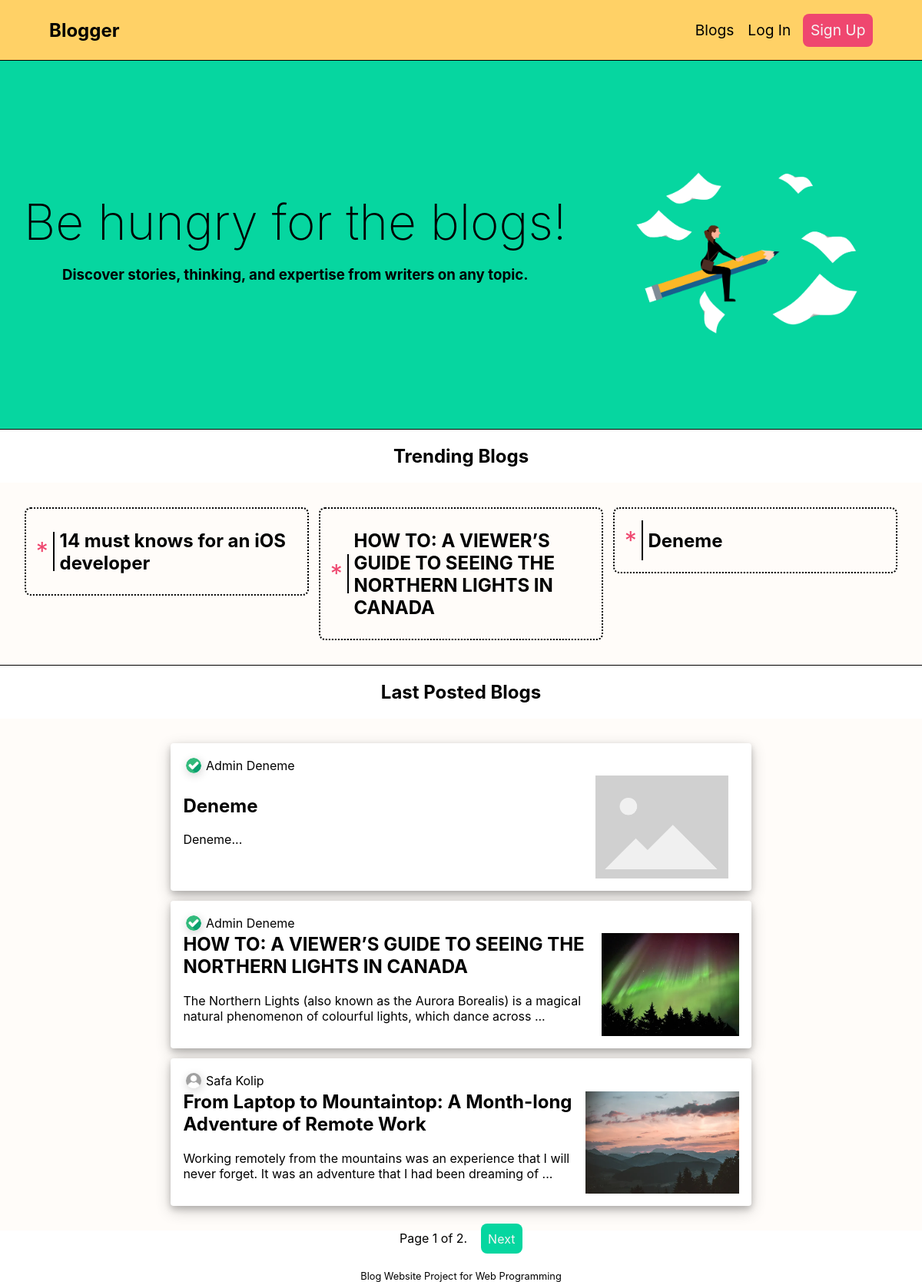
Before: / with the older database file.
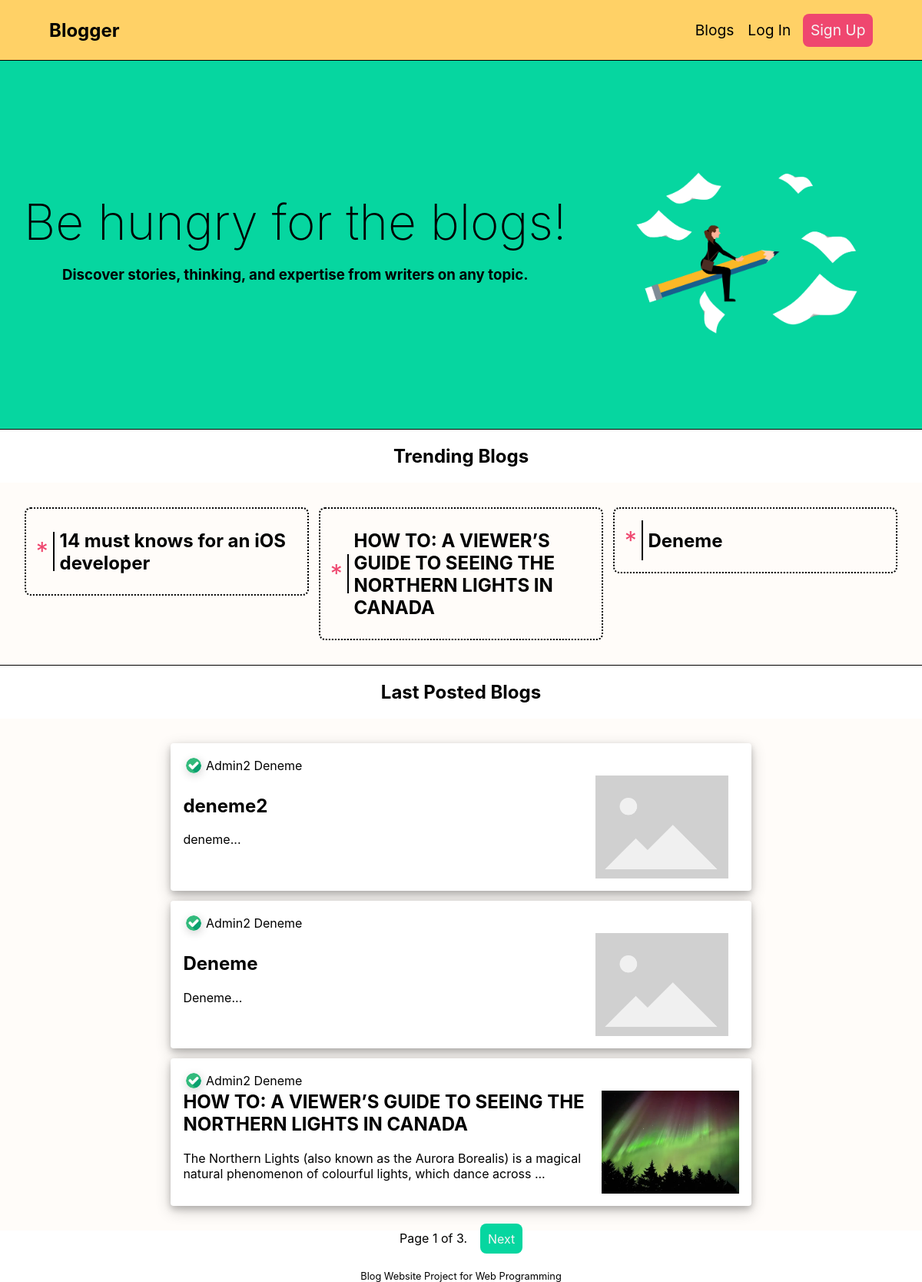
After: the same page with the newer database file.
### blog/models.py (models this page shows, shortened)
class Post(models.Model):
    class Status(models.TextChoices):
        DRAFT = 'DF', 'Draft'
        PUBLISHED = 'PB', 'Published'
    title = models.CharField(max_length=250)
    photo = models.ImageField(upload_to='blog_photos/%Y/%m/%d/',
                              blank=True)
    slug = models.SlugField(max_length=250,null=True,unique=True)
    author = models.ForeignKey(User,
                               on_delete=models.CASCADE,
                               blank=False
                               )
    body = models.TextField()
    publish = models.DateTimeField(default=timezone.now)
    created = models.DateTimeField(auto_now_add=True)
    updated = models.DateTimeField(auto_now=True)
    status = models.CharField(
        max_length=2, choices=Status.choices, default=Status.DRAFT)
    likes = models.ManyToManyField(User, blank=True, related_name="blog_posts")
    class Meta:
        ordering = ['-publish']
        indexes = [
            models.Index(fields=['-publish']),
        ]
    def get_absolute_url(self):
        return reverse("post_detail", kwargs={"slug": self.slug})

### user/models.py (models this page shows, shortened)
class Profile(models.Model):
    user = models.OneToOneField(settings.AUTH_USER_MODEL,
                                on_delete=models.CASCADE)
    about_me = models.CharField(max_length=256,default='Hi, I am using Blogger.')
    date_of_birth = models.DateField(blank=True, null=True)
    photo = models.ImageField(upload_to='users/%Y/%m/%d/',
                              blank=True)

### blog/views.py (the view)
# urls.py: path('', views.main, name='main'),
def main(request):
    trendingPosts = Post.objects.values('title', 'slug').annotate(
        likecount=Count('likes')).order_by('-likecount')[:3]
    posts = Post.objects.filter(status='PB')
    template = loader.get_template('main.html')
    page_num = request.GET.get('page', 1)
    paginator = Paginator(posts , 3)
    try:
        page_obj = paginator.page(page_num)
    except PageNotAnInteger:
        page_obj = paginator.page(1)
    except EmptyPage:
        page_obj = paginator.page(paginator.num_pages)
    context = {
        'page_obj': page_obj,
        'trendingPosts': trendingPosts,
    }
    return HttpResponse(template.render(context, request))

### blog/templates/main.html (shortened to what this page needs)
{% extends 'master.html' %} {% load static %} {% block head %}
<link rel="stylesheet" href="{% static 'main.css' %}" />
<link rel="stylesheet" href="{% static 'blog_box.css' %}" />
{% endblock %} {% block content %}
<section class="border-bt" id="hero">
  <div>
    <h2>Be hungry for the blogs!</h2>
    <h3>
      Discover stories, thinking, and expertise from writers on any topic.
    </h3>
  </div>
  <div style="position: relative">
    <img src="{% static 'home_img.png' %}" alt="" />
  </div>
</section>
<h2 style="text-align: center">Trending Blogs</h2>
<section class="border-bt" id="trendings">
    {% for x in trendingPosts %}
      <a href="blog/{{ x.slug }}">
        <div>
          <span>*</span>
          <h2>{{x.title}}</h2>
        </div>
      </a>
    {% endfor %}
</section>
<h2 style="text-align: center">Last Posted Blogs</h2>
<section id="last-posted">
  {% for x in page_obj %}
    {% include 'blog_box.html' with post=x %}
  {% endfor %}
</section>
<center>
  <span>
    <span>
      Page {{ page_obj.number }} of {{ page_obj.paginator.num_pages }}.
    </span>
    {% if page_obj.has_next %}
      <a class="paginate" href="?page={{ page_obj.next_page_number }}#last-posted">Next</a>
    {% endif %}
  </span>
</center>
<footer><span>Blog Website Project for Web Programming</span></footer>
{% endblock %}

### blog/templates/master.html (shortened to what this page needs)
{% load static %}
<!DOCTYPE html>
<html>
  <head>
    <link rel="stylesheet" href="{% static 'color.css' %}" />
    <link rel="stylesheet" href="{% static 'navbar.css' %}" />
    {% block head %}{% endblock %}
  </head>
  <body>
    {% include 'navbar.html' %}
    {% block content %} {% endblock %}
  </body>
</html>

### blog/templates/navbar.html
<nav id="navbar">
  <a href="/"><h1>Blogger</h1></a>
  <div id="link-container">
    {% if user.is_authenticated %}
      <a href="{% url 'profile' %}"><span style="font-size: 1.4rem;">Hi {{ user.first_name }}!</span></a>
      <a href="{% url 'blog_create' %}">Write Blog</a>
      <a href="{% url 'blog_list' %}">Blogs</a>
      <a id="signup" href="/accounts/logout/">Log Out</a>
    {% else %}
      <a href="{% url 'blog_list' %}">Blogs</a>
      <a href="/accounts/login/">Log In</a>
      <a id="signup" href="/accounts/signup/">Sign Up</a>
    {% endif %}
  </div>
</nav>

### blog/templates/blog_box.html
{% load static %}
<div class="blog-box">
  <div class="blog-box-h">
    <a href="{% url 'profile-username' username=post.author.username %}">
    {% if post.author.profile.photo %}
      <img src="{{post.author.profile.photo.url }}" alt="Blog Photo" />
    {% else %}
      <img src="{% static 'avatar.jpg' %}" alt="Blog Photo" />
    {% endif %}
    </a>
    <span>{{ post.author.first_name}} {{ post.author.last_name }}</span>
  </div>
  <a href="{{ post.get_absolute_url }}">
  <div class="blog-box-b">
    <div>
      <h2>{{ post.title }}</h2>
      <p>{{ post.body|slice:":128" }}...</p>
    </div>
    {% if post.photo %}
      <img src="{{post.photo.url}}" alt="Blog Photo" />
    {% else %}
      <img src="{% static 'placeholder.png' %}" alt="Blog Photo" />
    {% endif %}
  </div>
</a>
</div>

### blog/static/color.css (style rules this page uses)
*:root { --sunglow: #ffd166; --pink: #ef476f; --emerald: #06d6a0; --bg-primary: #fffcf9; }

### blog/static/navbar.css (style rules this page uses)
#navbar { display: flex; justify-content: space-between; align-items: center; padding: 0.3rem; padding-left: 4rem; padding-right: 4rem; background-color: var(--sunglow); position: -webkit-sticky; position: sticky; top: 0; z-index: 9; border-bottom: 1px solid black; }
#navbar a { text-decoration: none; color: black; }
#link-container { display: flex; flex-direction: row; align-items: center; justify-content: center; gap: 1rem; }
#link-container a { text-decoration: none; color: black; font-size: 1.2rem !important; }
#link-container a:not(:last-child) { padding-left: 2px; }
#signup { color: whitesmoke !important; background-color: var(--pink); padding: 0.6rem; border-radius: 8px; }

### blog/static/main.css (style rules this page uses)
* { box-sizing: border-box; font-family: -apple-system, BlinkMacSystemFont, "Segoe UI", Roboto, "Helvetica Neue", Arial, "Noto Sans", "Liberation Sans", sans-serif, "Apple Color Emoji", "Segoe UI Emoji", "Segoe UI Symbol", "Noto Color Emoji"; }
body { margin: 0; padding: 0; width: 100%; height: 100%; }
.border-bt { border-bottom: 1px solid black; }
#hero { position: relative; min-height: 60vh; background-color: var(--emerald); overflow: hidden; display: flex; justify-content: space-evenly; padding: 0.2rem; }
#hero div { display: flex; flex-direction: column; align-items: center; justify-content: center; }
#trendings > a { text-decoration: none; color: black; }
#hero h2 { font-size: 4rem; font-weight: 200; margin: 0; }
#hero img { position: relative; margin-left: auto; margin-right: auto; display: block; max-height: 18rem; animation: bounce 2s linear 0s infinite; }
#trendings { min-height: 20vh; background-color: var(--bg-primary); overflow: hidden; display: grid; padding: 2rem; gap: 0.8rem; grid-template-columns: repeat(3, 1fr); }
#trendings div { display: flex; align-items: center; border: 2px dotted black; border-radius: 8px; gap: 0.4rem; padding: 0.4rem; }
#trendings div span { padding: 0.4rem; font-size: 2rem; border-right: 2px solid black; color: var(--pink); }
#last-posted { background-color: var(--bg-primary); display: flex; flex-direction: column; justify-items: flex-start; align-items: center; gap: 0.8rem; padding: 2rem; padding-left: 8rem; padding-right: 8rem; }
footer { margin-top: 2rem; font-size: 0.8rem; text-align: center; }
.paginate { color: whitesmoke !important; background-color: var(--emerald); padding: 0.6rem; margin-left: 0.8rem; border-radius: 8px; text-decoration: none; }

### blog/static/blog_box.css (style rules this page uses)
.blog-box { box-sizing: border-box; width: 80%; height: 30%; background-color: white; padding: 1rem; border-radius: 4px; box-shadow: 0 4px 8px 0 rgba(0, 0, 0, 0.2), 0 6px 20px 0 rgba(0, 0, 0, 0.19); }
a { text-decoration: none; color: black; }
.blog-box h2 { font-weight: 700; margin-top: 0; }
.blog-box-h { background-color: white; display: flex; gap: 0.4rem; padding: 0.2rem; }
.blog-box-h img { width: 20px; height: 20px; object-fit: cover; border-radius: 50%; display: block; box-shadow: 1px 3px 12px rgba(0, 0, 0, 0.18); }
.blog-box-b { display: flex; justify-content: space-between; align-items: center; gap: 0.2rem; overflow: hidden; }
.blog-box-b img { width: 200px; height: 134px; object-fit: contain; }

Changed rows visible on the page:
no longer on this page (row unchanged): Post: author.first_name "Safa", author.last_name "Kolip", title "From Laptop to Mountaintop: A Month-long Adventure of Remote Work", body "Working remotely from the mountains was an experience that I will never forget. It was an adventure that I had been dreaming of", photo (picture)
added Post: author.profile.photo (picture), author.first_name "Admin2", author.last_name "Deneme", title "deneme2", body "deneme"
changed through a linked row, Post (number 2 of 3 on the later page): author.first_name "Admin" → "Admin2"
changed through a linked row, Post "HOW TO: A VIEWER’S GUIDE TO SEEING THE NORTHERN LIGHTS IN CANADA": author.first_name "Admin" → "Admin2"
Other visible differences:
{{ page_obj.paginator.num_pages }}: "2" → "3"
